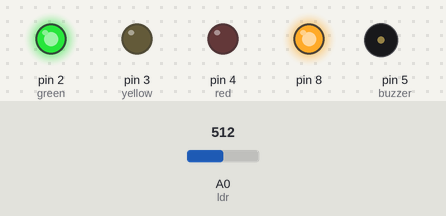
The sketch below on a simulated Arduino Uno, built with avr-gcc and run on an emulated ATmega328P. Parts: output pins drawn as LEDs (lit = HIGH), buzzer (waves = sounding, pin HIGH). Inputs (shaded band) come from the test bench; at power-on: A0 (ldr) = 512.

Above: at 1.5 s.
At 4.5 s:
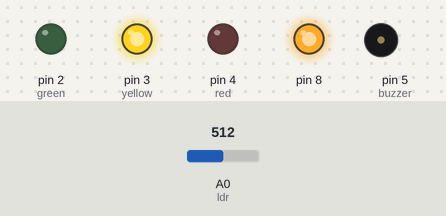
Timing chart, 0 to 6.9 s (numbered marks = the images above):
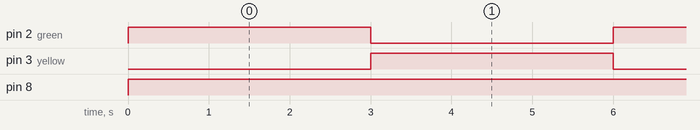

Measured:
- by itself, pin 2 (green), pin 3 (yellow): alternates HIGH for 3.0 s and LOW for 3.0 s
- by itself, pin 8: LOW → HIGH at 0.00 s
- by itself, everything shown: repeats every 6.0 s, in 3 steps

The sketch:

laser.ino
```cpp
int green = 2;
int yellow = 3;
int red = 4;
int ldr = A0;
int buzzer = 5;
void setup() {
  // put your setup code here, to run once:
pinMode(ldr,INPUT);
pinMode(green,OUTPUT);
pinMode(yellow,OUTPUT);
pinMode(red,OUTPUT);
pinMode(buzzer,OUTPUT);
pinMode(8,OUTPUT);
Serial.begin(9600);

}
void laser(){

}
void loop() {
  // put your main code here, to run repeatedly:
//   laser();
int laser = analogRead(ldr);
  digitalWrite(8,HIGH);
digitalWrite(green,HIGH);
delay(3000);
digitalWrite(green,LOW);
digitalWrite(yellow,HIGH);
delay(3000);
digitalWrite(yellow,LOW);
digitalWrite(red,HIGH);
  if(red == HIGH )
{
  if(laser < 100)
  {
    digitalWrite(buzzer,HIGH);
    Serial.print("High");
    delay(2000);
    digitalWrite(buzzer,LOW);
  }
}
digitalWrite(red,LOW);

}
```
